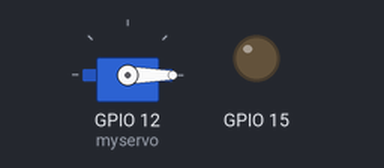
A sketch run on a simulated ESP32. On the bench: servo, output pins drawn as LEDs (lit = HIGH). WiFi joins after 1.5 s; servers stay silent unless stated; uploads are accepted with an empty reply; what the sketch prints to the serial monitor is not drawn.

Above: at 0.1 s.
At 2.1 s:
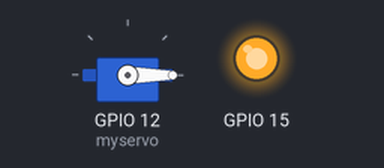
Timing chart, 0 to 3.6 s (numbered marks = the images above):
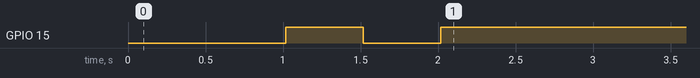

The sketch:

points-controller.ino
```cpp
#include <ArduinoHttpClient.h>
#include <WiFi.h>
#include <ArduinoJson.h>
#include <Servo.h>

Servo myservo;  // create servo object to control a servo
int deg = 0;
bool direction = false;
bool inMotion = false;

const char* ssid     = "test";
const char* password = "12345677";

char serverAddress[] = "192.168.43.190";  // server address
int port = 5000;

WiFiClient wifi;
HttpClient client = HttpClient(wifi, serverAddress, port);

String directionEndpoint = "/point/direction";
String degEndpoint = "/point/deg";
String inMotionEndpoint = "/point/in-motion";


class Res {
  private:
    int status;
    String data;

  public:
    //constructor 1
    Res(int initStatus, String initData) {
      this->status = initStatus;
      this->data = initData;
    }

    //constructor 2
    Res(int initStatus) {
      this->status = initStatus;
    }

    //constructor 3
    Res(String initData) {
      this->data = initData;
    }

    //constructor 4
    Res() {

    }

    int getStatus() {
      return this->status;
    }

    void setStatus(int val) {
      this->status = val;
    }

    void setData(String data) {
      this->data = data;
    }

    String getData() {
      return this->data;
    }
};


void setup() {
  pinMode(15, OUTPUT);
  myservo.attach(12);  // attaches the servo on pin 2 to the servo object
   myservo.write(deg);

  Serial.begin(9600);
  while(!Serial){delay(100);}

  Serial.println();
  Serial.println("******************************************************");
  Serial.print("Connecting to ");
  Serial.println(ssid);

  WiFi.begin(ssid, password);

  while (WiFi.status() != WL_CONNECTED) {
    Serial.print(".");
    delay(500);
    digitalWrite(15, LOW);
    Serial.print(".");
    delay(500);
    digitalWrite(15, HIGH);
  }

  Serial.println("");
  Serial.println("WiFi connected");
  Serial.println("IP address: ");
  Serial.println(WiFi.localIP());
}


Res PostHttpRequest(String endpoint, String body = "") {
  Res httpResponse;

  client.beginRequest();
  client.post(endpoint);
  client.sendHeader("Content-Type", "application/json");
  client.sendHeader("Content-Length", body.length());
  client.sendHeader("Connection", "close");
  client.beginBody();
  client.print(body);
  httpResponse.setStatus(client.responseStatusCode());
  httpResponse.setData(client.responseBody());
  client.endRequest();

  return httpResponse;
}

Res GetHttpRequest(String endpoint, String body = "") {
  Res httpResponse;

  client.beginRequest();
  client.get(endpoint);
  client.sendHeader("Content-Type", "application/json");
  client.sendHeader("Content-Length", body.length());
  client.sendHeader("Connection", "close");
  client.beginBody();
  client.print(body);
  httpResponse.setStatus(client.responseStatusCode());
  httpResponse.setData(client.responseBody());
  client.endRequest();

  return httpResponse;
}

void loop(){
  Res getDirection = GetHttpRequest(directionEndpoint);
  if (getDirection.getStatus() == 200) {
    bool newDirection = getDirection.getData().toInt();
    if (newDirection != direction) {
      // update inMotion status
      inMotion = true;
      Serial.println("Motion Status: True");
      JsonDocument motObj;
      String motObjString;
      motObj["data"] = inMotion;
      serializeJson(motObj, motObjString);
      if (PostHttpRequest(inMotionEndpoint, motObjString).getStatus() == 200){
        // switch points
        switchPoints();
      }
      // update inMotion status
      inMotion = false;
      Serial.println("Motion Status: False");
      motObj["data"] = inMotion;
      serializeJson(motObj, motObjString);
      Serial.print("Server motion update respponse status: ");
      Serial.println(PostHttpRequest(inMotionEndpoint, motObjString).getStatus());
    }
  }

  // send current position to server
  JsonDocument degObject;
  String degObjectString;
  degObject["data"] = deg;
  serializeJson(degObject, degObjectString);
  Serial.print("Server current position update response status: ");
  Serial.println(PostHttpRequest(degEndpoint, degObjectString).getStatus());

  delay(250);
}

void switchPoints() {
  if (direction) {
    // 7.2 s
    while (deg <= 180) {
      myservo.write(deg);
      deg++;
      delay(40);
    }
  } else {
    while (deg >= 0) {
      myservo.write(deg);
      deg--;
      delay(40);
    }
  }
  direction = !direction;
}

// void sendInfo(){
//   Serial.println("Sending with gps data...");
//   Serial.println("\nWait 10 seconds\n\n");
//   if (WiFi.status() != WL_CONNECTED) {
//     WiFi.begin(ssid, password);
//   } else {
//     digitalWrite(15, HIGH);
//   }

//   while (WiFi.status() != WL_CONNECTED) {
//     delay(500);
//     digitalWrite(15, LOW);
//     delay(500);
//     digitalWrite(15, HIGH);
//   }

//   delay(5000);
//   JsonDocument sensorDataObject;
//   JsonDocument gpsData;

//   if (gps.location.isValid())
//   {
//     gpsData["latitude"] = gps.location.lat();
//     gpsData["longitude"] = gps.location.lng();
//   }
//   else
//   {
//     gpsData["latitude"] = 0.00;
//     gpsData["longitude"] = 0.00;
//   }

//   sensorDataObject["gps"] = gpsData;

//   // ULTRASONIC
//   float distance_cm = sonar.ping_cm(); // Send ping, get distance in cm (0 = outside set distance range)
//   float level = 100 - (100 * (distance_cm - fullTankPingVal_cm) / (emptyTankPingVal_cm - fullTankPingVal_cm));
//   sensorDataObject["level"] = level;

//   // HX711
//   float weight_g = scale.get_units(20)/10;
//   if (weight_g < 0.0) {
//     weight_g = 15.34;
//   }
//   sensorDataObject["weight"] = weight_g;

//   // Pressure
//   int pressure  = analogReadMilliVolts(pressPin);
//   sensorDataObject["pressure"] = pressure;

//   // Valve
//   bool valve = digitalRead(valvePin);
//   sensorDataObject["valve"] = valve;

//    // convert into a JSON string
//   String sensorDataObjectString, sensorDataObjectPrettyString;
//   serializeJson(sensorDataObject, sensorDataObjectString);
//   serializeJsonPretty(sensorDataObject, sensorDataObjectPrettyString);

//   // send JSON data to server
//   String endpoint = "/truck/update/tank/" + truckId;
//   client.beginRequest();
//   client.post(endpoint);
//   client.sendHeader("Content-Type", "application/json");
//   client.sendHeader("Content-Length", sensorDataObjectString.length());
//   client.sendHeader("Connection", "close");
//   client.beginBody();
//   client.print(sensorDataObjectString);
//   int statusCodePost = client.responseStatusCode();
//   String responsePost = client.responseBody();
//   client.endRequest();

//   Serial.print("\nPost Response Status Code: ");
//   Serial.println(statusCodePost);
//   Serial.print("\nPost Response: ");
//   Serial.println(responsePost);

//   //Print stringified data objects
//   Serial.println("\nPretty JSON Object:");
//   Serial.println(sensorDataObjectPrettyString);
// }

// void sendInfoWithoutGps(){
//   Serial.println("Sending without gps data...");
//   Serial.println("\nWait 25 seconds\n\n");

//   if (WiFi.status() != WL_CONNECTED) {
//     WiFi.begin(ssid, password);
//   } else {
//     digitalWrite(15, HIGH);
//   }

//   while (WiFi.status() != WL_CONNECTED) {
//     delay(500);
//     digitalWrite(15, LOW);
//     delay(500);
//     digitalWrite(15, HIGH);
//   }

//   delay(20000);
//   JsonDocument sensorDataObject;

//   // ULTRASONIC
//   float distance_cm = sonar.ping_cm(); // Send ping, get distance in cm (0 = outside set distance range)
//   float level = 100 - (100 * (distance_cm - fullTankPingVal_cm) / (emptyTankPingVal_cm - fullTankPingVal_cm));
//   sensorDataObject["level"] = level;

//   // HX711
//   float weight_g = scale.get_units(20)/10;
//   sensorDataObject["weight"] = weight_g;

//   //Pressure
//   int pressure  = analogReadMilliVolts(pressPin);
//   sensorDataObject["pressure"] = pressure;

//   // Valve
//   bool valve = digitalRead(valvePin);
//   sensorDataObject["valve"] = valve;

//    // convert into a JSON string
//   String sensorDataObjectString, sensorDataObjectPrettyString;
//   serializeJson(sensorDataObject, sensorDataObjectString);
//   serializeJsonPretty(sensorDataObject, sensorDataObjectPrettyString);

//   // send JSON data to server
//   String endpoint = "/truck/update/tank/" + truckId;
//   // String endpoint = "/";
//   client.beginRequest();
//   client.post(endpoint);
//   // client.get(endpoint);
//   client.sendHeader("Content-Type", "application/json");
//   client.sendHeader("Content-Length", sensorDataObjectString.length());
//   client.sendHeader("Connection", "close");
//   client.beginBody();
//   client.print(sensorDataObjectString);
//   int statusCodePost = client.responseStatusCode();
//   String responsePost = client.responseBody();
//   client.endRequest();

//   Serial.print("\nPost Response Status Code: ");
//   Serial.println(statusCodePost);
//   Serial.print("\nPost Response: ");
//   Serial.println(responsePost);

//   //Print stringified data objects
//   Serial.println("\nPretty JSON Object:");
//   Serial.println(sensorDataObjectPrettyString);
// }
```
